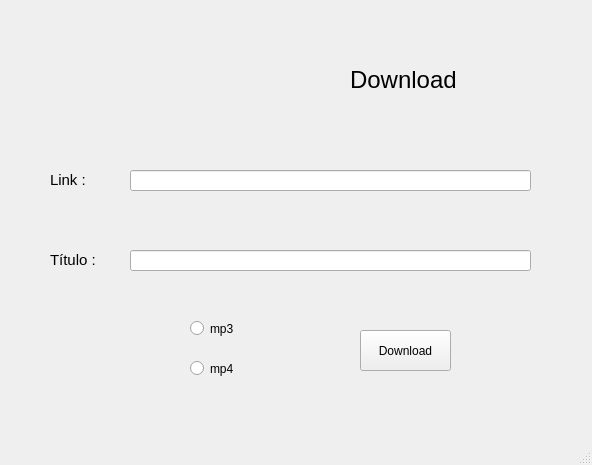
<?xml version="1.0" encoding="UTF-8"?>
<ui version="4.0">
 <class>MainWindow</class>
 <widget class="QMainWindow" name="MainWindow">
  <property name="geometry">
   <rect>
    <x>0</x>
    <y>0</y>
    <width>592</width>
    <height>465</height>
   </rect>
  </property>
  <property name="windowTitle">
   <string>MainWindow</string>
  </property>
  <widget class="QWidget" name="centralwidget">
   <widget class="QLabel" name="label">
    <property name="geometry">
     <rect>
      <x>50</x>
      <y>170</y>
      <width>51</width>
      <height>21</height>
     </rect>
    </property>
    <property name="text">
     <string>&lt;html&gt;&lt;head/&gt;&lt;body&gt;&lt;p&gt;&lt;span style=&quot; font-size:11pt;&quot;&gt;Link :&lt;/span&gt;&lt;/p&gt;&lt;/body&gt;&lt;/html&gt;</string>
    </property>
   </widget>
   <widget class="QLabel" name="label_2">
    <property name="geometry">
     <rect>
      <x>50</x>
      <y>250</y>
      <width>61</width>
      <height>21</height>
     </rect>
    </property>
    <property name="text">
     <string>&lt;html&gt;&lt;head/&gt;&lt;body&gt;&lt;p&gt;&lt;span style=&quot; font-size:11pt;&quot;&gt;Título :&lt;/span&gt;&lt;/p&gt;&lt;/body&gt;&lt;/html&gt;</string>
    </property>
   </widget>
   <widget class="QLineEdit" name="lineEdit">
    <property name="geometry">
     <rect>
      <x>130</x>
      <y>170</y>
      <width>401</width>
      <height>21</height>
     </rect>
    </property>
   </widget>
   <widget class="QLineEdit" name="lineEdit_2">
    <property name="geometry">
     <rect>
      <x>130</x>
      <y>250</y>
      <width>401</width>
      <height>21</height>
     </rect>
    </property>
   </widget>
   <widget class="QPushButton" name="pushButton">
    <property name="geometry">
     <rect>
      <x>360</x>
      <y>330</y>
      <width>91</width>
      <height>41</height>
     </rect>
    </property>
    <property name="text">
     <string>Download</string>
    </property>
   </widget>
   <widget class="QRadioButton" name="radioButton">
    <property name="geometry">
     <rect>
      <x>190</x>
      <y>320</y>
      <width>61</width>
      <height>17</height>
     </rect>
    </property>
    <property name="text">
     <string>mp3</string>
    </property>
   </widget>
   <widget class="QRadioButton" name="radioButton_2">
    <property name="geometry">
     <rect>
      <x>190</x>
      <y>360</y>
      <width>61</width>
      <height>17</height>
     </rect>
    </property>
    <property name="text">
     <string>mp4</string>
    </property>
   </widget>
   <widget class="QLabel" name="label_3">
    <property name="geometry">
     <rect>
      <x>350</x>
      <y>60</y>
      <width>131</width>
      <height>41</height>
     </rect>
    </property>
    <property name="text">
     <string>&lt;html&gt;&lt;head/&gt;&lt;body&gt;&lt;p&gt;&lt;span style=&quot; font-size:18pt;&quot;&gt;Download&lt;/span&gt;&lt;/p&gt;&lt;/body&gt;&lt;/html&gt;</string>
    </property>
   </widget>
   <widget class="QLabel" name="label_4">
    <property name="geometry">
     <rect>
      <x>170</x>
      <y>10</y>
      <width>151</width>
      <height>141</height>
     </rect>
    </property>
    <property name="text">
     <string>&lt;html&gt;&lt;head/&gt;&lt;body&gt;&lt;p&gt;&lt;img src=&quot;:/youtube/YouTube.png&quot;/&gt;&lt;/p&gt;&lt;/body&gt;&lt;/html&gt;</string>
    </property>
   </widget>
  </widget>
  <widget class="QMenuBar" name="menubar">
   <property name="geometry">
    <rect>
     <x>0</x>
     <y>0</y>
     <width>592</width>
     <height>26</height>
    </rect>
   </property>
  </widget>
  <widget class="QStatusBar" name="statusbar"/>
 </widget>
 <resources>
  <include location="YouTube+Download/YouTube.qrc"/>
 </resources>
 <connections/>
</ui>
